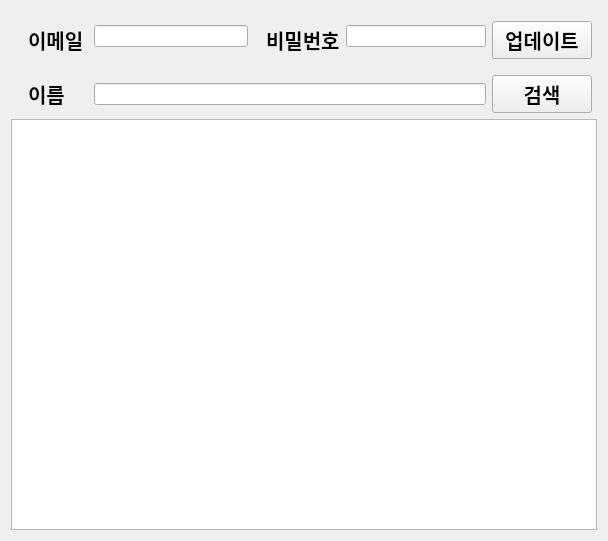
<?xml version="1.0" encoding="UTF-8"?>
<ui version="4.0">
 <class>Plateer</class>
 <widget class="QWidget" name="Plateer">
  <property name="geometry">
   <rect>
    <x>0</x>
    <y>0</y>
    <width>608</width>
    <height>541</height>
   </rect>
  </property>
  <property name="windowTitle">
   <string>Form</string>
  </property>
  <layout class="QGridLayout" name="gridLayout">
   <item row="0" column="0">
    <layout class="QVBoxLayout" name="verticalLayout">
     <item>
      <layout class="QHBoxLayout" name="horizontalLayout">
       <property name="leftMargin">
        <number>5</number>
       </property>
       <property name="topMargin">
        <number>10</number>
       </property>
       <property name="rightMargin">
        <number>5</number>
       </property>
       <item>
        <layout class="QFormLayout" name="formLayout">
         <property name="fieldGrowthPolicy">
          <enum>QFormLayout::FieldGrowthPolicy::ExpandingFieldsGrow</enum>
         </property>
         <property name="formAlignment">
          <set>Qt::AlignmentFlag::AlignCenter</set>
         </property>
         <property name="leftMargin">
          <number>12</number>
         </property>
         <property name="rightMargin">
          <number>0</number>
         </property>
         <item row="0" column="0">
          <widget class="QLabel" name="email_label">
           <property name="minimumSize">
            <size>
             <width>60</width>
             <height>0</height>
            </size>
           </property>
           <property name="font">
            <font>
             <family>Apple SD Gothic Neo</family>
             <pointsize>15</pointsize>
             <bold>true</bold>
            </font>
           </property>
           <property name="text">
            <string>이메일</string>
           </property>
          </widget>
         </item>
         <item row="0" column="1">
          <widget class="QLineEdit" name="email">
           <property name="sizePolicy">
            <sizepolicy hsizetype="Expanding" vsizetype="Maximum">
             <horstretch>0</horstretch>
             <verstretch>0</verstretch>
            </sizepolicy>
           </property>
          </widget>
         </item>
        </layout>
       </item>
       <item>
        <layout class="QFormLayout" name="formLayout_2">
         <property name="fieldGrowthPolicy">
          <enum>QFormLayout::FieldGrowthPolicy::ExpandingFieldsGrow</enum>
         </property>
         <property name="formAlignment">
          <set>Qt::AlignmentFlag::AlignCenter</set>
         </property>
         <property name="leftMargin">
          <number>12</number>
         </property>
         <property name="rightMargin">
          <number>0</number>
         </property>
         <item row="0" column="0">
          <widget class="QLabel" name="password_label">
           <property name="minimumSize">
            <size>
             <width>60</width>
             <height>0</height>
            </size>
           </property>
           <property name="font">
            <font>
             <family>Apple SD Gothic Neo</family>
             <pointsize>15</pointsize>
             <bold>true</bold>
            </font>
           </property>
           <property name="text">
            <string>비밀번호</string>
           </property>
          </widget>
         </item>
         <item row="0" column="1">
          <widget class="QLineEdit" name="password">
           <property name="sizePolicy">
            <sizepolicy hsizetype="Expanding" vsizetype="Maximum">
             <horstretch>0</horstretch>
             <verstretch>0</verstretch>
            </sizepolicy>
           </property>
           <property name="echoMode">
            <enum>QLineEdit::EchoMode::Password</enum>
           </property>
          </widget>
         </item>
        </layout>
       </item>
       <item>
        <widget class="QPushButton" name="update_btn">
         <property name="sizePolicy">
          <sizepolicy hsizetype="Minimum" vsizetype="Maximum">
           <horstretch>0</horstretch>
           <verstretch>0</verstretch>
          </sizepolicy>
         </property>
         <property name="minimumSize">
          <size>
           <width>100</width>
           <height>0</height>
          </size>
         </property>
         <property name="font">
          <font>
           <family>Apple SD Gothic Neo</family>
           <pointsize>15</pointsize>
           <bold>true</bold>
          </font>
         </property>
         <property name="text">
          <string>업데이트</string>
         </property>
        </widget>
       </item>
      </layout>
     </item>
     <item>
      <layout class="QHBoxLayout" name="horizontalLayout_2">
       <property name="leftMargin">
        <number>17</number>
       </property>
       <property name="topMargin">
        <number>10</number>
       </property>
       <property name="rightMargin">
        <number>5</number>
       </property>
       <item>
        <widget class="QLabel" name="search_label">
         <property name="minimumSize">
          <size>
           <width>60</width>
           <height>0</height>
          </size>
         </property>
         <property name="font">
          <font>
           <family>Apple SD Gothic Neo</family>
           <pointsize>15</pointsize>
           <bold>true</bold>
          </font>
         </property>
         <property name="text">
          <string>이름</string>
         </property>
        </widget>
       </item>
       <item>
        <widget class="QLineEdit" name="search">
         <property name="sizePolicy">
          <sizepolicy hsizetype="Expanding" vsizetype="Maximum">
           <horstretch>0</horstretch>
           <verstretch>0</verstretch>
          </sizepolicy>
         </property>
        </widget>
       </item>
       <item>
        <widget class="QPushButton" name="search_btn">
         <property name="sizePolicy">
          <sizepolicy hsizetype="Maximum" vsizetype="Fixed">
           <horstretch>0</horstretch>
           <verstretch>0</verstretch>
          </sizepolicy>
         </property>
         <property name="minimumSize">
          <size>
           <width>100</width>
           <height>0</height>
          </size>
         </property>
         <property name="font">
          <font>
           <family>Apple SD Gothic Neo</family>
           <pointsize>15</pointsize>
           <bold>true</bold>
          </font>
         </property>
         <property name="text">
          <string>검색</string>
         </property>
        </widget>
       </item>
      </layout>
     </item>
     <item>
      <widget class="QTableView" name="user_table_view"/>
     </item>
    </layout>
   </item>
  </layout>
 </widget>
 <resources/>
 <connections/>
</ui>
